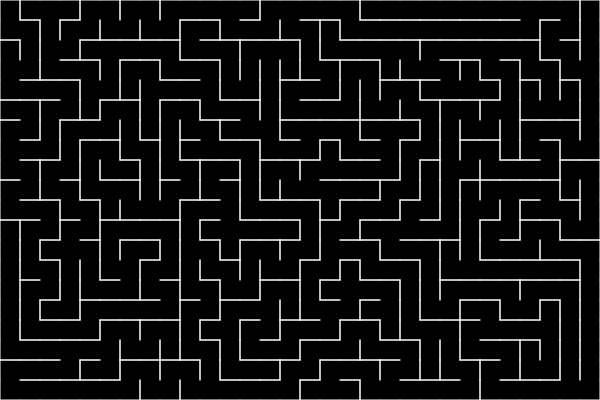
Frame 1 (no input)
Frame 60 (no input): identical to frame 1, image omitted
Frame 120 (the mouse pressed at the canvas centre since frame 60): identical to frame 1, image omitted

The p5.js sketch that drew this single still picture (run headless with seeded random() and noise() and a simulated clock; from frame 60 on, the mouse is pressed at the canvas centre):

// p5.js sketch
// ── sketch.js
// Daniel Shiffman
// http://codingtra.in
// http://patreon.com/codingtrain

// Videos
// https://youtu.be/HyK_Q5rrcr4
// https://youtu.be/D8UgRyRnvXU
// https://youtu.be/8Ju_uxJ9v44
// https://youtu.be/_p5IH0L63wo

// Depth-first search
// Recursive backtracker
// https://en.wikipedia.org/wiki/Maze_generation_algorithm

var cols, rows;
var w = 20;
var grid = [];

var current;

var stack = [];
var genDone = false;

function setup() {
  createCanvas(600, 400);
  cols = floor(width / w);
  rows = floor(height / w);
  frameRate(240);

  for (var j = 0; j < rows; j++) {
    for (var i = 0; i < cols; i++) {
      var cell = new Cell(i, j);
      grid.push(cell);
    }
  }

  current = grid[0];

  generateMaze();
}

function generateMaze() {
  while (current) {
    current.visited = true;
    //current.highlight();
    // STEP 1
    var next = current.checkNeighbors();
    if (next) {
      next.visited = true;

      // STEP 2
      stack.push(current);

      // STEP 3
      removeWalls(current, next);

      // STEP 4
      current = next;
    } else if (stack.length > 0) {
      current = stack.pop();
    } else {
      break;
    }
  }
  genDone = true;
}

function draw() {
  background(0);
  if (genDone) {
    for (var i = 0; i < grid.length; i++) {
      grid[i].show();
    }
  }
}

function index(i, j) {
  if (i < 0 || j < 0 || i > cols - 1 || j > rows - 1) {
    return -1;
  }
  return i + j * cols;
}

function removeWalls(a, b) {
  var x = a.i - b.i;
  if (x === 1) {
    a.walls[3] = false;
    b.walls[1] = false;
  } else if (x === -1) {
    a.walls[1] = false;
    b.walls[3] = false;
  }
  var y = a.j - b.j;
  if (y === 1) {
    a.walls[0] = false;
    b.walls[2] = false;
  } else if (y === -1) {
    a.walls[2] = false;
    b.walls[0] = false;
  }
}

// ── cell.js
// Daniel Shiffman
// http://codingtra.in
// http://patreon.com/codingtrain

// Videos
// https://youtu.be/HyK_Q5rrcr4
// https://youtu.be/D8UgRyRnvXU
// https://youtu.be/8Ju_uxJ9v44
// https://youtu.be/_p5IH0L63wo

// Depth-first search
// Recursive backtracker
// https://en.wikipedia.org/wiki/Maze_generation_algorithm

function Cell(i, j) {
  this.i = i;
  this.j = j;
  this.walls = [true, true, true, true];
  this.visited = false;

  this.checkNeighbors = function () {
    var neighbors = [];

    var top = grid[index(i, j - 1)];
    var right = grid[index(i + 1, j)];
    var bottom = grid[index(i, j + 1)];
    var left = grid[index(i - 1, j)];

    if (top && !top.visited) {
      neighbors.push(top);
    }
    if (right && !right.visited) {
      neighbors.push(right);
    }
    if (bottom && !bottom.visited) {
      neighbors.push(bottom);
    }
    if (left && !left.visited) {
      neighbors.push(left);
    }

    if (neighbors.length > 0) {
      var r = floor(random(0, neighbors.length));
      return neighbors[r];
    } else {
      return undefined;
    }
  };

  this.highlight = function () {
    var x = this.i * w;
    var y = this.j * w;
    noStroke();
    fill(0, 0, 255, 100);
    rect(x, y, w, w);
  };

  this.show = function () {
    var x = this.i * w;
    var y = this.j * w;
    strokeWeight(1);
    stroke(255);
    if (this.walls[0]) {
      line(x, y, x + w, y);
    }
    if (this.walls[1]) {
      line(x + w, y, x + w, y + w);
    }
    if (this.walls[2]) {
      line(x + w, y + w, x, y + w);
    }
    if (this.walls[3]) {
      line(x, y + w, x, y);
    }

    if (this.visited) {
      noStroke();
      //fill(255, 0, 255, 100);
      fill(0, 0, 0, 0);
      rect(x, y, w, w);
    }
  };
}
